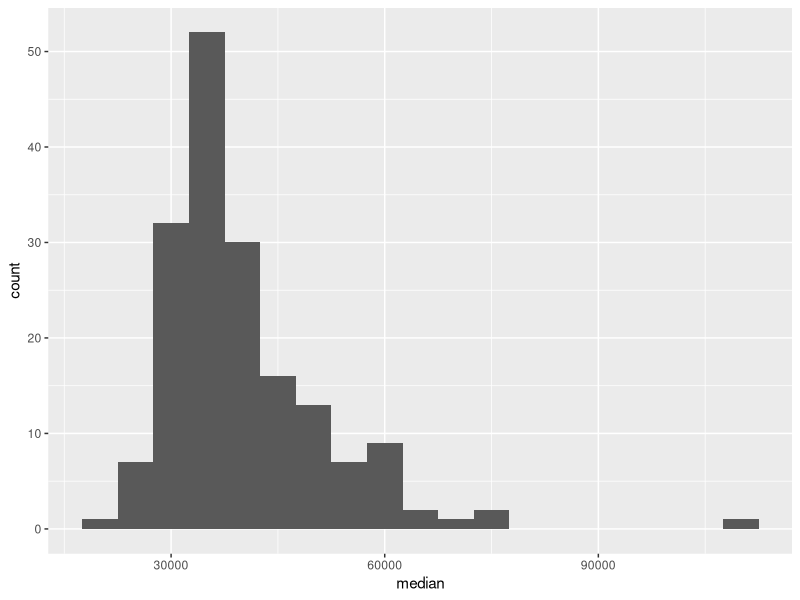
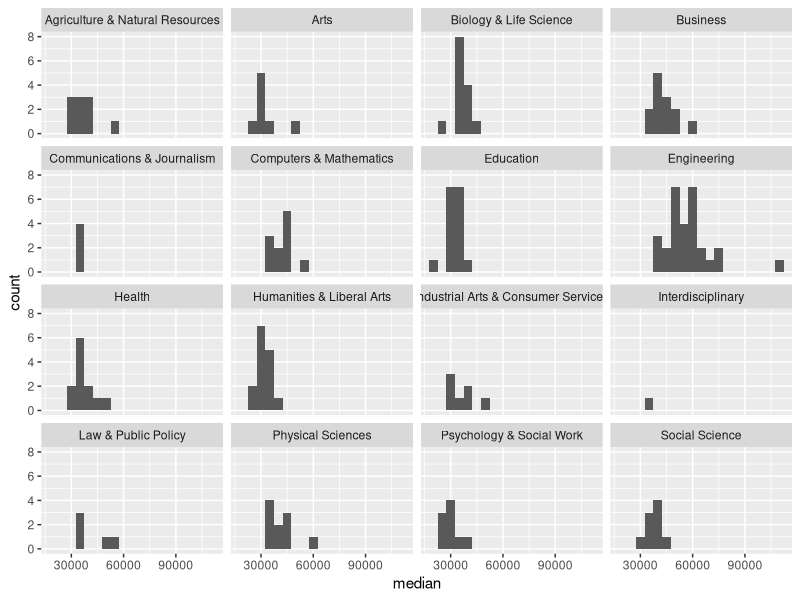
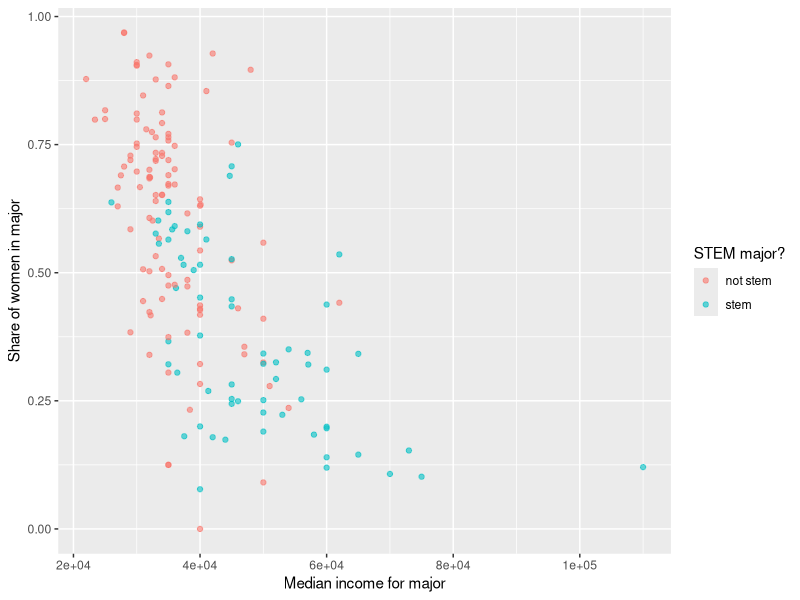

These charts were generated, in order, by the following R code:
## ---- chunk 1
library(tidyverse) 
## ---- chunk 2
college_recent_grads <- read_csv("data/recent-grads.csv")

glimpse(college_recent_grads)
## ---- chunk 3
college_recent_grads |>
  arrange(unemployment_rate) |>
  select(rank, major, unemployment_rate)
## ---- chunk 4
college_recent_grads |>
  arrange(unemployment_rate) |>
  select(rank, major, unemployment_rate) |>
  mutate(unemployment_rate = round(unemployment_rate, digits = 4))
## ---- chunk 5
options(digits = 2)
## ---- chunk 6
college_recent_grads |>
  arrange(desc(sharewomen)) |>
  select(major, total, sharewomen) |>
  head(3)
## ---- chunk 7
ggplot(data = college_recent_grads, mapping = aes(x = median)) +
  geom_histogram(binwidth=5000)

## ---- chunk 8
college_recent_grads |>
  summarise(min = min(median), max = max(median),
            mean = mean(median), med = median(median),
            sd = sd(median), 
            q1 = quantile(median, probs = 0.25),
            q3 = quantile(median, probs = 0.75))
## ---- chunk 9
ggplot(data = college_recent_grads, mapping = aes(x = median)) +
  geom_histogram(binwidth = 5000) +
  facet_wrap( ~ major_category, ncol = 4)
## ---- chunk 10
college_recent_grads |>
  group_by(major_category) |>
  summarise(median = median(median)) |>
  arrange(desc(median))
## ---- chunk 11
college_recent_grads |>
  count(major_category) |>
  arrange(desc(-n))
## ---- chunk 12
stem_categories <- c("Biology & Life Science",
                     "Computers & Mathematics",
                     "Engineering",
                     "Physical Sciences")
## ---- chunk 13
college_recent_grads <- college_recent_grads |>
  mutate(major_type = case_when(
    major_category %in% stem_categories ~ "stem",
    TRUE ~ "not stem"
  ))
## ---- chunk 14
college_recent_grads |>
  filter(
    major_type == "stem",
    median < median(college_recent_grads$median)
  )
## ---- chunk 15
college_recent_grads |>
  filter(
    major_type == "stem",
    median < median(college_recent_grads$median)
  ) |>
  select(major, median, p25th, p75th) |>
  arrange(desc(median))
## ---- chunk 16
college_recent_grads |>
  drop_na(sharewomen) |> ## This will drop rows for which sharewomen has NA value
  ggplot(aes(x = median,
             y = sharewomen,
             color = major_type)) +
  geom_point(alpha = .6) +
  labs(x = "Median income for major",
       y = "Share of women in major",
       color = "STEM major?")
